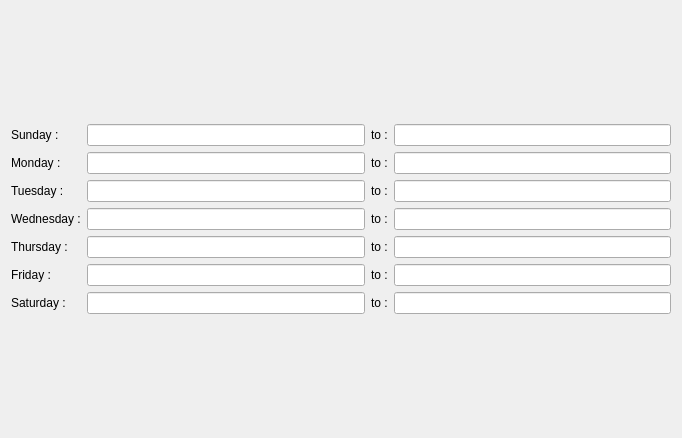
<?xml version="1.0" encoding="UTF-8"?>
<ui version="4.0">
 <class>view_schedule</class>
 <widget class="QDialog" name="view_schedule">
  <property name="geometry">
   <rect>
    <x>0</x>
    <y>0</y>
    <width>682</width>
    <height>438</height>
   </rect>
  </property>
  <property name="windowTitle">
   <string>Dialog</string>
  </property>
  <layout class="QVBoxLayout" name="verticalLayout">
   <item>
    <layout class="QGridLayout" name="gridLayout_2">
     <item row="0" column="0">
      <layout class="QVBoxLayout" name="verticalLayout_7">
       <item>
        <widget class="QLabel" name="label_12">
         <property name="text">
          <string>Sunday :</string>
         </property>
        </widget>
       </item>
       <item>
        <widget class="QLabel" name="label_16">
         <property name="text">
          <string>Monday :</string>
         </property>
        </widget>
       </item>
       <item>
        <widget class="QLabel" name="label_17">
         <property name="text">
          <string>Tuesday :</string>
         </property>
        </widget>
       </item>
       <item>
        <widget class="QLabel" name="label_18">
         <property name="text">
          <string>Wednesday :</string>
         </property>
        </widget>
       </item>
       <item>
        <widget class="QLabel" name="label_30">
         <property name="text">
          <string>Thursday :</string>
         </property>
        </widget>
       </item>
       <item>
        <widget class="QLabel" name="label_19">
         <property name="text">
          <string>Friday :</string>
         </property>
        </widget>
       </item>
       <item>
        <widget class="QLabel" name="label_20">
         <property name="text">
          <string>Saturday :</string>
         </property>
        </widget>
       </item>
      </layout>
     </item>
     <item row="0" column="1">
      <layout class="QVBoxLayout" name="verticalLayout_8">
       <item>
        <widget class="QLineEdit" name="sunday_start"/>
       </item>
       <item>
        <widget class="QLineEdit" name="monday_start"/>
       </item>
       <item>
        <widget class="QLineEdit" name="tuesday_start"/>
       </item>
       <item>
        <widget class="QLineEdit" name="wednesday_start"/>
       </item>
       <item>
        <widget class="QLineEdit" name="thursday_start"/>
       </item>
       <item>
        <widget class="QLineEdit" name="friday_start"/>
       </item>
       <item>
        <widget class="QLineEdit" name="saturday_start"/>
       </item>
      </layout>
     </item>
     <item row="0" column="2">
      <layout class="QVBoxLayout" name="verticalLayout_9">
       <item>
        <widget class="QLabel" name="label_31">
         <property name="text">
          <string>to :</string>
         </property>
        </widget>
       </item>
       <item>
        <widget class="QLabel" name="label_21">
         <property name="text">
          <string>to :</string>
         </property>
        </widget>
       </item>
       <item>
        <widget class="QLabel" name="label_22">
         <property name="text">
          <string>to :</string>
         </property>
        </widget>
       </item>
       <item>
        <widget class="QLabel" name="label_32">
         <property name="text">
          <string>to :</string>
         </property>
        </widget>
       </item>
       <item>
        <widget class="QLabel" name="label_33">
         <property name="text">
          <string>to :</string>
         </property>
        </widget>
       </item>
       <item>
        <widget class="QLabel" name="label_34">
         <property name="text">
          <string>to :</string>
         </property>
        </widget>
       </item>
       <item>
        <widget class="QLabel" name="label_35">
         <property name="text">
          <string>to :</string>
         </property>
        </widget>
       </item>
      </layout>
     </item>
     <item row="0" column="3">
      <layout class="QVBoxLayout" name="verticalLayout_10">
       <item>
        <widget class="QLineEdit" name="sunday_end"/>
       </item>
       <item>
        <widget class="QLineEdit" name="monday_end"/>
       </item>
       <item>
        <widget class="QLineEdit" name="tuesday_end"/>
       </item>
       <item>
        <widget class="QLineEdit" name="wednesday_end"/>
       </item>
       <item>
        <widget class="QLineEdit" name="thursday_end"/>
       </item>
       <item>
        <widget class="QLineEdit" name="friday_end"/>
       </item>
       <item>
        <widget class="QLineEdit" name="saturday_end"/>
       </item>
      </layout>
     </item>
    </layout>
   </item>
  </layout>
 </widget>
 <resources/>
 <connections/>
</ui>
